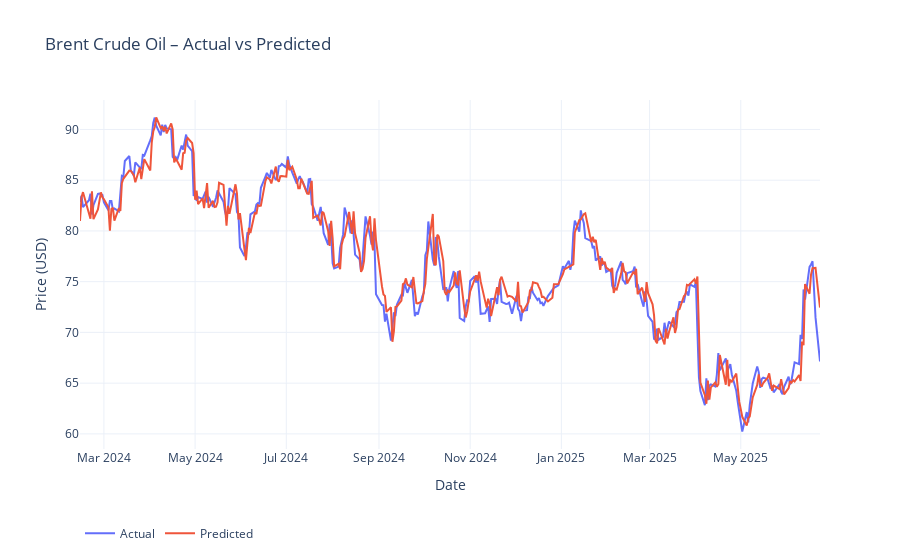

Here is the notebook cell this chart was saved with:
### Markdown cell above
## Random forest

### Code cell
import yfinance as yf
import pandas as pd
import numpy as np
from sklearn.ensemble import RandomForestRegressor
from sklearn.metrics import (
    mean_squared_error,
    mean_absolute_error,
    mean_absolute_percentage_error,
    r2_score,
    explained_variance_score
)
import plotly.graph_objects as go

SEED = 42
np.random.seed(SEED)

# === 1. Download Brent crude oil price data ==================================
df = (
    yf.download("BZ=F", start="2011-06-13", end="2025-06-25")[['Close']]
      .rename(columns={'Close': 'Price'})
      .dropna()
)

# === 2. Load & align embeddings =============================================
emb = (
    pd.read_csv('../Data/raw/embeddings_feature_news_embeddings_Word2Vec_HF_En.csv', parse_dates=['date'])
      .set_index('date')
)
# Rialliniamo all'indice di df
emb = emb.reindex(df.index).ffill().bfill()

sent = (
    pd.read_csv('../Data/raw/daily_sent.csv', parse_dates=['Date'])
      .set_index('Date')
)

# Aggiungiamo gli embedding al DataFrame principale

df['SENT_1'] = emb['embedding_3d_1_mean']
df['SENT_2'] = emb['embedding_3d_2_mean']
df['SENT_3'] = emb['embedding_3d_3_mean']
df['cosine_sim']            = emb['cosine_sim']
df['drift']                 = emb['drift']
df['drift_velocity']        = emb['drift_velocity']
df['drift_velocity_diff']   = emb['drift_velocity_diff']
df['drift_acceleration']    = emb['drift_acceleration']
df['var_3d_1']              = emb['embedding_3d_1_var_daily']
df['var_3d_2']              = emb['embedding_3d_2_var_daily']
df['var_3d_3']              = emb['embedding_3d_3_var_daily']
df['sentiment']             = sent['avg_score']

# === 3. Costruzione delle lag-feature =======================================
# Lag dei prezzi
for lag in range(1, 6):
    df[f'price_lag_{lag}'] = df['Price'].shift(lag)



# Target = prezzo del giorno successivo
df['target'] = df['Price'].shift(-1)
df.dropna(inplace=True)

# === 4. Train-test split (90/10) ============================================

feat_cols = [
    'Price',
    'price_lag_1','price_lag_2','price_lag_3','price_lag_4','price_lag_5',
    'SENT_1','SENT_2','SENT_3',
    'cosine_sim','drift','drift_velocity','drift_velocity_diff','drift_acceleration',
    'var_3d_1','var_3d_2','var_3d_3',
    'sentiment'
]

X = df[feat_cols]
y = df['target']
split_idx = int(len(df) * 0.9)
X_train, X_test = X.iloc[:split_idx], X.iloc[split_idx:]
y_train, y_test = y.iloc[:split_idx], y.iloc[split_idx:]

# === 5. Train Random Forest =================================================
rf = RandomForestRegressor(n_estimators=200, random_state=SEED, n_jobs=-1)
rf.fit(X_train, y_train)
preds = rf.predict(X_test)

# === 6. Metriche di valutazione ============================================
def smape(y_true, y_pred):
    denom = (np.abs(y_true) + np.abs(y_pred)) / 2
    return np.mean(np.abs(y_true - y_pred) / denom) * 100

def theils_u(y_true, y_pred):
    rmsfe = np.sqrt(np.mean((y_pred - y_true) ** 2))
    denom = (np.sqrt(np.mean(y_true ** 2)) +
             np.sqrt(np.mean(y_pred ** 2)))
    return rmsfe / denom

metrics = {
    "RMSE": np.sqrt(mean_squared_error(y_test, preds)),
    "MAE": mean_absolute_error(y_test, preds),
    "MAPE (%)": mean_absolute_percentage_error(y_test, preds) * 100,
    "sMAPE (%)": smape(y_test.values, preds),
    "R²": r2_score(y_test, preds),
    "Explained Variance": explained_variance_score(y_test, preds),
    "Theil’s U": theils_u(y_test.values, preds),
    "Directional Accuracy (%)": (
        np.mean(
            np.sign(y_test.values[1:] - y_test.values[:-1]) ==
            np.sign(preds[1:] - y_test.values[:-1])
        ) * 100
    )
}

print(pd.Series(metrics).to_frame('Random Forest').round(4))

# === 7. Grafico Plotly Actual vs Predicted =================================
fig = go.Figure()
fig.add_trace(go.Scatter(
    x=y_test.index, y=y_test, mode='lines', name='Actual'
))
fig.add_trace(go.Scatter(
    x=y_test.index, y=preds, mode='lines', name='Predicted'
))
fig.update_layout(
    title='Brent Crude Oil – Actual vs Predicted',
    xaxis_title='Date',
    yaxis_title='Price (USD)',
    template='plotly_white',
    legend=dict(orientation='h', y=-0.2)
)
fig.show()

### Figure 1 — Plotly figure (JSON) as saved in the notebook; plotly's stock layout.template omitted (floating-point values rounded to 4 significant figures; data arrays with more than 128 entries replaced by an {"elided": "..."} marker saying what was removed)
{"data": [{"mode": "lines", "name": "Actual", "type": "scatter", "x": {"elided": "338 str values"}, "y": {"elided": "338 float values"}}, {"mode": "lines", "name": "Predicted", "type": "scatter", "x": {"elided": "338 str values"}, "y": {"elided": "338 float values"}}], "layout": {"legend": {"orientation": "h", "y": -0.2}, "title": {"text": "Brent Crude Oil – Actual vs Predicted"}, "xaxis": {"title": {"text": "Date"}}, "yaxis": {"title": {"text": "Price (USD)"}}}}
